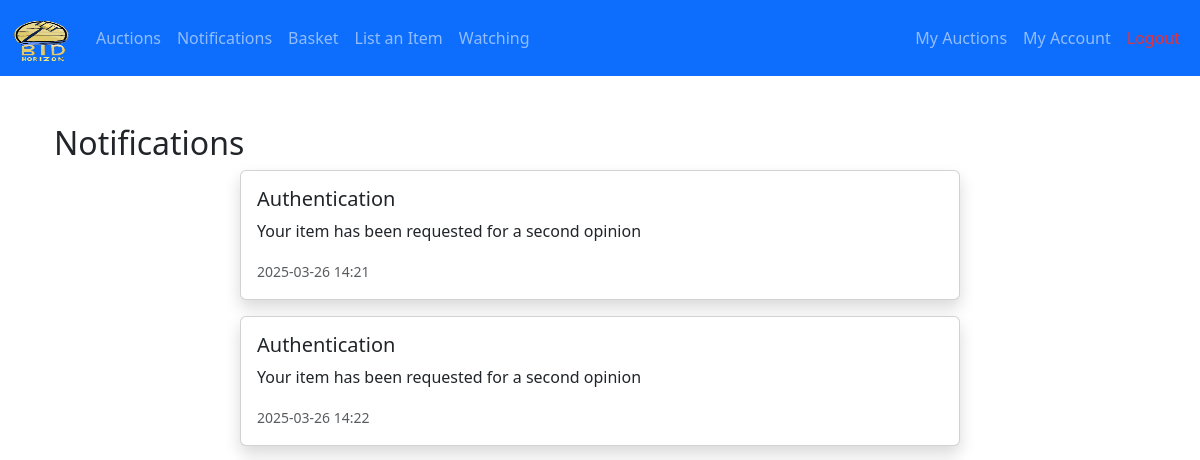
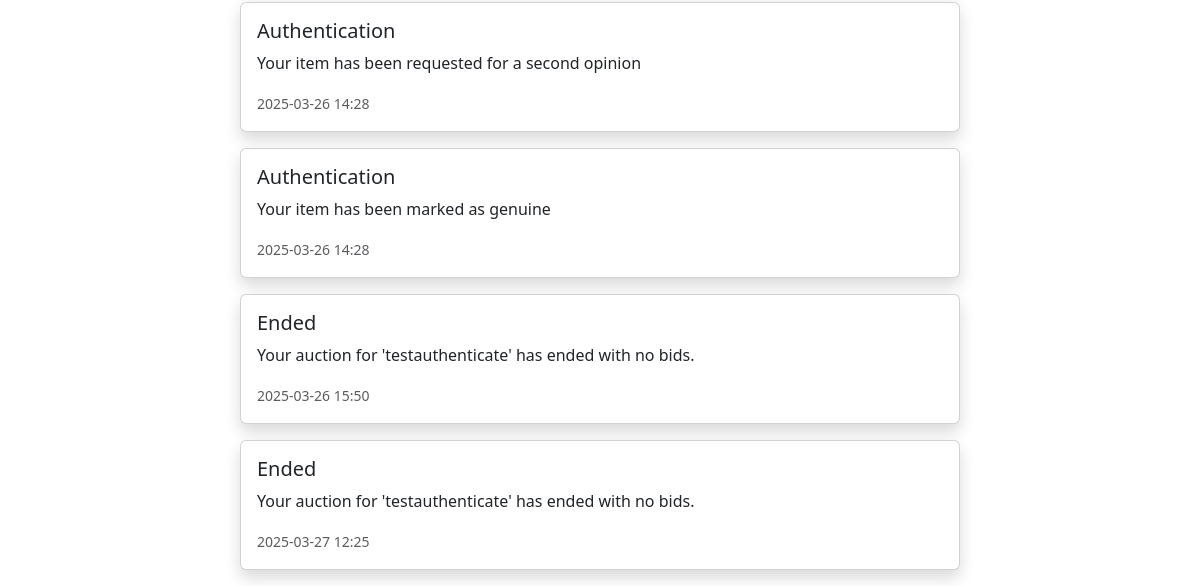
The page /notifications (signed in) on the database as committed earlier (2 pictures, top to bottom).
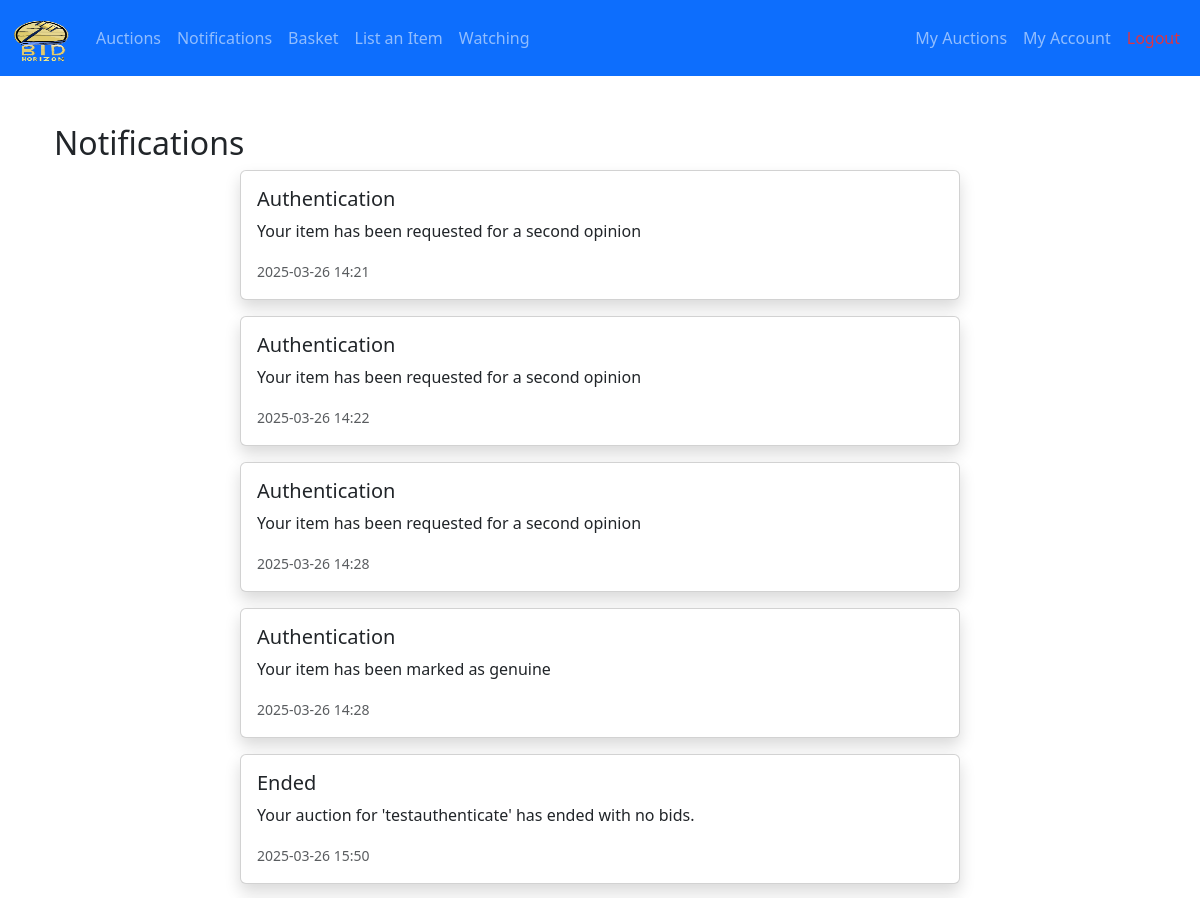
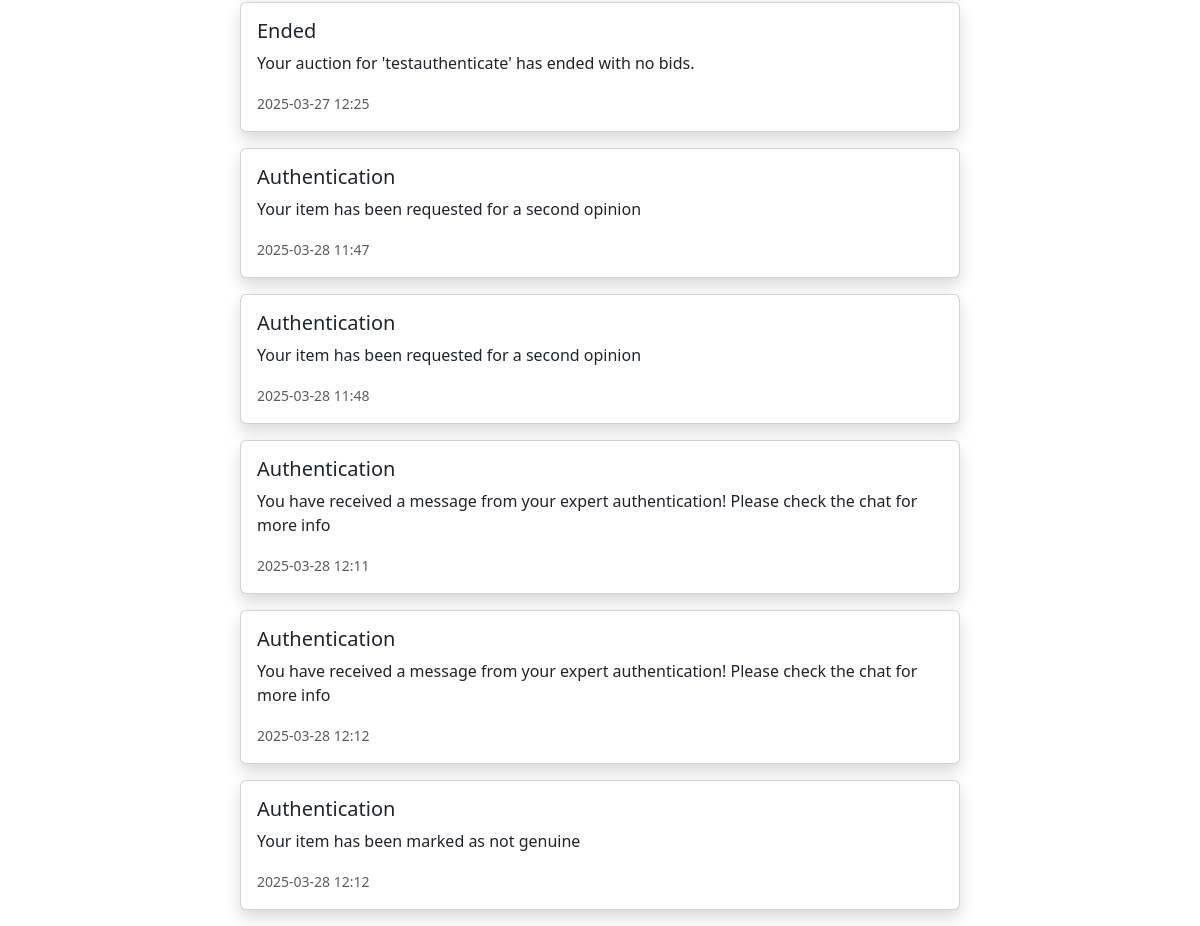
The same page on the database as committed later (2 pictures, top to bottom).
### app/models.py (models this page shows, shortened)
class Notification(db.Model):
    __tablename__ = 'notifications'
    id = db.Column(db.Integer, primary_key=True)
    user_id = db.Column(db.Integer, db.ForeignKey('users.id'), nullable=False)
    item_id = db.Column(db.Integer, db.ForeignKey('items.id'))
    type = db.Column(db.String(50), nullable=False)  # outbid, won, ended, authentication
    message = db.Column(db.Text, nullable=False)
    is_read = db.Column(db.Boolean, default=False)
    created_at = db.Column(db.DateTime, default=datetime.utcnow)
    user = db.relationship('User', back_populates='notifications', overlaps="notification,self")
    item = db.relationship('Item', back_populates='notifications', overlaps="notifications")

### app/views.py (the view)
@views.route('/notifications', methods=['GET'])
@login_required
def notifications():
    if is_expert_user(current_user):
        return redirect(url_for('views.expert'))
    if is_manager_user(current_user):
        return redirect(url_for('views.manager'))
    notifications = Notification.query.filter(Notification.user_id==current_user.id).all()
    return render_template('notifications.html', notifications=notifications)

### app/__init__.py (called while the page is built)
def create_app():
    import os
    app = Flask(__name__,)
    env = os.getenv('FLASK_ENV', 'development')
    app.config.from_object(config_dict.get(env, 'development'))
    mail.init_app(app)
    Bootstrap(app)
    csrf = CSRFProtect(app)
    db.init_app(app)
    Migrate(app, db)
    login_manager = LoginManager(app)
    login_manager.init_app(app)
    @login_manager.user_loader
    def load_user(user_id):
        return models.User.query.get(int(user_id))
    from app import models
    from app.views import views  # Import blueprint
    app.register_blueprint(views, url_prefix='/')
    thread = threading.Thread(target=check_auctions, args=(app,), daemon=True)
    thread.start()
    return app

### app/models.py (called while the page is built)
    def is_expert(self):
        return self.priority == UserPriority.EXPERT.value

    def is_manager(self):
        return self.priority == UserPriority.MANAGER.value

### app/views.py (called while the page is built)
def is_expert_user(user):
    return hasattr(user, 'is_expert') and user.is_expert()

def is_manager_user(user):
    return hasattr(user, 'is_manager') and user.is_manager()

### app/templates/notifications.html
{% extends "base.html" %}
{% block content %}
<div class="container mt-5">
    <h2>Notifications</h2>
    {% if notifications | length > 0 %}
    {% for notification in notifications %}
    <div class="row">
        <div class="col-md-8 offset-md-2">
            <div class="card mb-3 shadow">
                <div class="card-body">
                    <h5 class="card-title">{{ notification.type|capitalize }}</h5>
                    <p class="card-text">{{ notification.message }}</p>
                    <small class="text-muted">{{ notification.created_at.strftime('%Y-%m-%d %H:%M') }}</small>
                </div>
            </div>
        </div>
    </div>
    {% endfor %}
    {% else %}
    <p class="text-danger"><strong>No new notifications yet.</strong></p>
    {% endif %}
</div >
{% endblock %}

### app/templates/base.html (shortened to what this page needs)
<!DOCTYPE html>
<html lang="en">
<head>
    <link href="{{ url_for('static', filename='css/style.css') }}" rel="stylesheet">
    <link href="https://cdn.jsdelivr.net/npm/bootstrap@5.3.0/dist/css/bootstrap.min.css" rel="stylesheet">
</head>
<body>
<nav class="navbar navbar-expand-lg navbar-dark bg-primary">
    <div class="container-fluid">
        <a class="navbar-brand" href="{{ url_for('views.home') }}">
            <img src="{{ url_for('static', filename='images/logo.png') }}" alt="Bid Horizon Logo" height="60" width="60">
        </a>
        <div class="collapse navbar-collapse" id="navbarNav">
            <ul class="navbar-nav me-auto">
                <li class="nav-item"><a class="nav-link" href="{{ url_for('views.auction_list') }}">Auctions</a></li>
                {% if current_user.is_authenticated %}
                    <li class="nav-item"><a class="nav-link" href="{{ url_for('views.notifications') }}">Notifications</a></li>
                    <li class="nav-item"><a class="nav-link" href="{{ url_for('views.basket') }}">Basket</a></li>
                    <li class="nav-item"><a class="nav-link" href="{{ url_for('views.list_item') }}">List an Item</a></li>
                    <li class="nav-item"><a class="nav-link" href="{{ url_for('views.watching') }}">Watching</a></li>
                {% endif %}
            </ul>
            <ul class="navbar-nav">
                {% if current_user.is_authenticated %}
                    <li class="nav-item"><a class="nav-link" href="{{ url_for('views.my_auctions') }}">My Auctions</a></li>
                    <li class="nav-item"><a class="nav-link" href="{{ url_for('views.account') }}">My Account</a></li>
                    <li class="nav-item"><a class="nav-link text-danger" href="{{ url_for('views.logout') }}">Logout</a></li>
                {% else %}
                    <li class="nav-item"><a class="nav-link" href="{{ url_for('views.login') }}">Login</a></li>
                    <li class="nav-item"><a class="nav-link" href="{{ url_for('views.signup') }}">Sign Up</a></li>
                {% endif %}
            </ul>
        </div>
    </div>
</nav>
<div class="container mt-4">
    {% block content %}{% endblock %}
</div>
</body>
</html>

### app/static/css/style.css (style rules this page uses)
body { background-color: #FAF3E0; font-family: Arial, sans-serif; color: #2B2D42; }
.navbar { background-color: #1D3557 !important; }
.navbar-brand img { height: 50px; }
.card { border-radius: 10px; box-shadow: 0 4px 8px rgba(0, 0, 0, 0.1); }

Rows that differ between the two databases and show on the page:
added Notification: type "Authentication", message "Your item has been requested for a second opinion", created_at "2025-03-28 11:47"
added Notification: type "Authentication", message "Your item has been requested for a second opinion", created_at "2025-03-28 11:48"
added Notification: type "Authentication", message "You have received a message from your expert authentication! Please check the chat for more info", created_at "2025-03-28 12:11"
added Notification: type "Authentication", message "You have received a message from your expert authentication! Please check the chat for more info", created_at "2025-03-28 12:12"
added Notification: type "Authentication", message "Your item has been marked as not genuine", created_at "2025-03-28 12:12"
